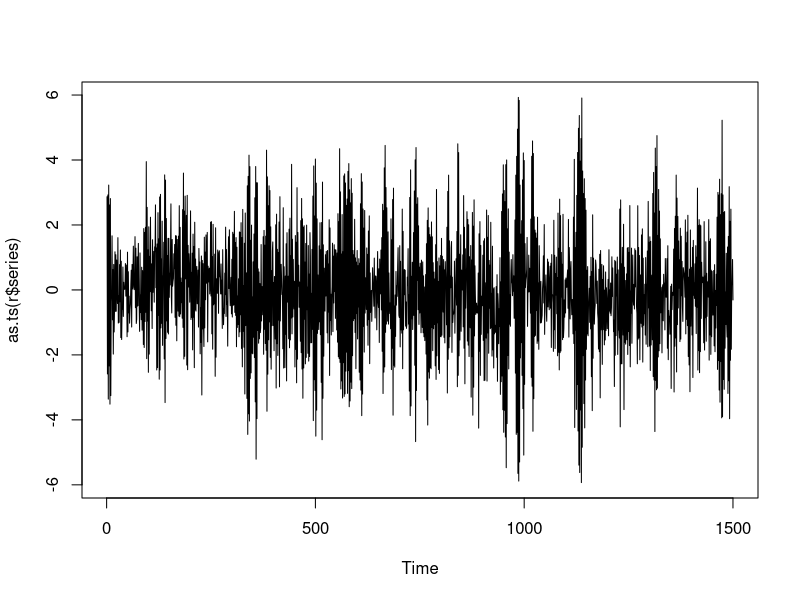
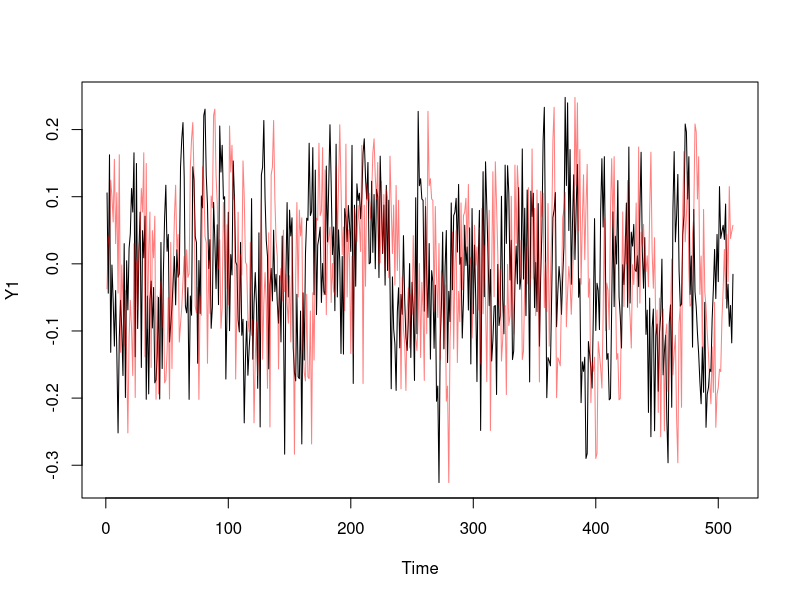
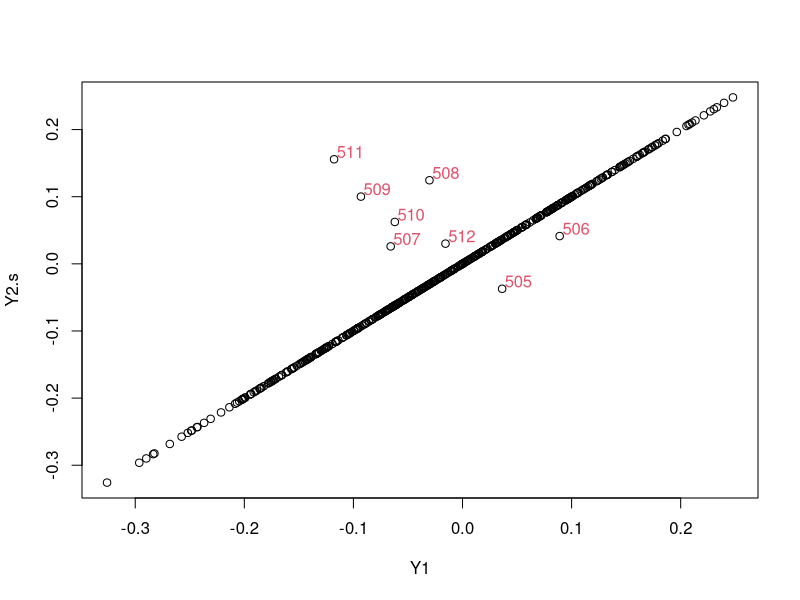

R code for these plots, in order:
library(fracdiff)


### Name: fracdiff.sim
### Title: Simulate fractional ARIMA Time Series
### Aliases: fracdiff.sim
### Keywords: ts

### ** Examples

## Pretty (too) short to "see" the long memory
fracdiff.sim(100, ar = .2, ma = .4, d = .3)

## longer with "extreme" ar:
r <- fracdiff.sim(n=1500, ar=-0.9, d= 0.3)
plot(as.ts(r$series))

## Show that  MA  coefficients meaning is inverted
## compared to   stats :: arima :

AR <- 0.7
MA <- -0.5
n.st <- 2

AR <- c(0.7, -0.1)
MA <- c(-0.5, 0.4)
n <- 512 ; sd <- 0.1
n.st <- 10

set.seed(101)
Y1 <- arima.sim(list(ar = AR, ma = MA), n = n, n.start = n.st, sd = sd)
plot(Y1)

# For our fracdiff, reverse the MA sign:
set.seed(101)
Y2 <- fracdiff.sim(n = n, ar = AR, ma = - MA, d = 0,
                   n.start = n.st, sd = sd)$series
lines(Y2, col=adjustcolor("red", 0.5))
## .. no, you don't need glasses ;-)  Y2 is Y1 shifted slightly

##' rotate left by k (k < 0: rotate right)
rot <- function(x, k) {
  stopifnot(k == round(k))
  n <- length(x)
  if(k <- k %% n) x[c((k+1):n, 1:k)] else x
}
k <- n.st - 2
Y2.s <- rot(Y2, k)
head.matrix(cbind(Y1, Y2.s))
plot(Y1, Y2.s); i <- (n-k+1):n
text(Y1[i], Y2.s[i], i, adj = c(0,0)-.1, col=2)

## With  backComp = FALSE,  get *the same* as arima.sim():
set.seed(101)
Y2. <- fracdiff.sim(n = n, ar = AR, ma = - MA, d = 0,
                    n.start = n.st, sd = sd, backComp = FALSE)$series
stopifnot( all.equal( c(Y1), Y2., tol= 1e-15))
